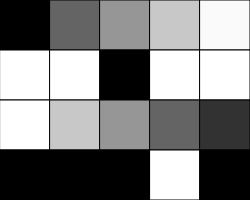
Frame 1 (no input)
Frame 60 (no input): identical to frame 1, image omitted
Frame 120 (the mouse pressed at the canvas centre since frame 60): identical to frame 1, image omitted

The p5.js sketch that drew this single still picture (run headless with seeded random() and noise() and a simulated clock; from frame 60 on, the mouse is pressed at the canvas centre):

// p5.js sketch
// ── sketch.js
// Puzzle Game Starter
// Talha Ali Murad
// 06-11-2023
// A first foray working with 2D arrays

// global variables
let grid = 
[[0,    100,  150,   200,  250],
 [255,  255,    0,   255,  255],
 [255,  200,  150,   100,   50],
 [0,      0,    0,   255,    0]];

const NUM_ROWS = 4;
const NUM_COLS = 5;
let rectWidth = 50;
let rectHeight = 50;

function setup() {
  createCanvas(rectWidth * NUM_COLS, rectHeight * NUM_ROWS);
}

function draw() {
  background(220);
  renderGrid();
}

function  renderGrid()                                                                                                                                                                                                                                                                                                                                                                                                                                                                                                                                                                                             {
  // creates a 2D grid of squares using information from our 2D array
  // for the corresponding fill values;
  for(let x = 0; x < NUM_COLS; x++){
    for(let y = 0; y < NUM_ROWS; y++){
      let fillValue = grid[y][x];
      fill(fillValue);
      rect(x * rectWidth, y * rectHeight, rectWidth, rectHeight);
    }
  }
}
